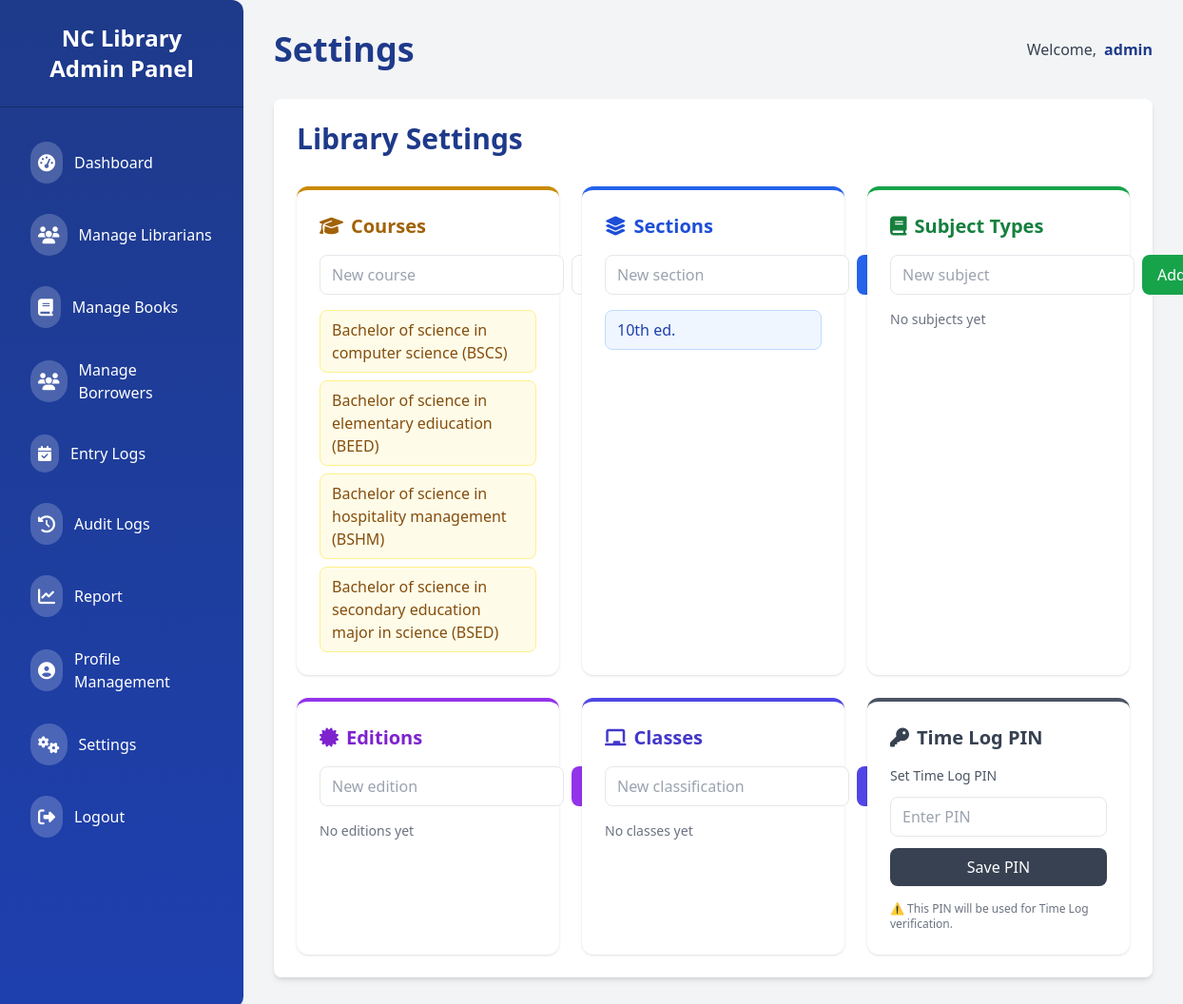
Before: /admin/settings (signed in) with the older database file.
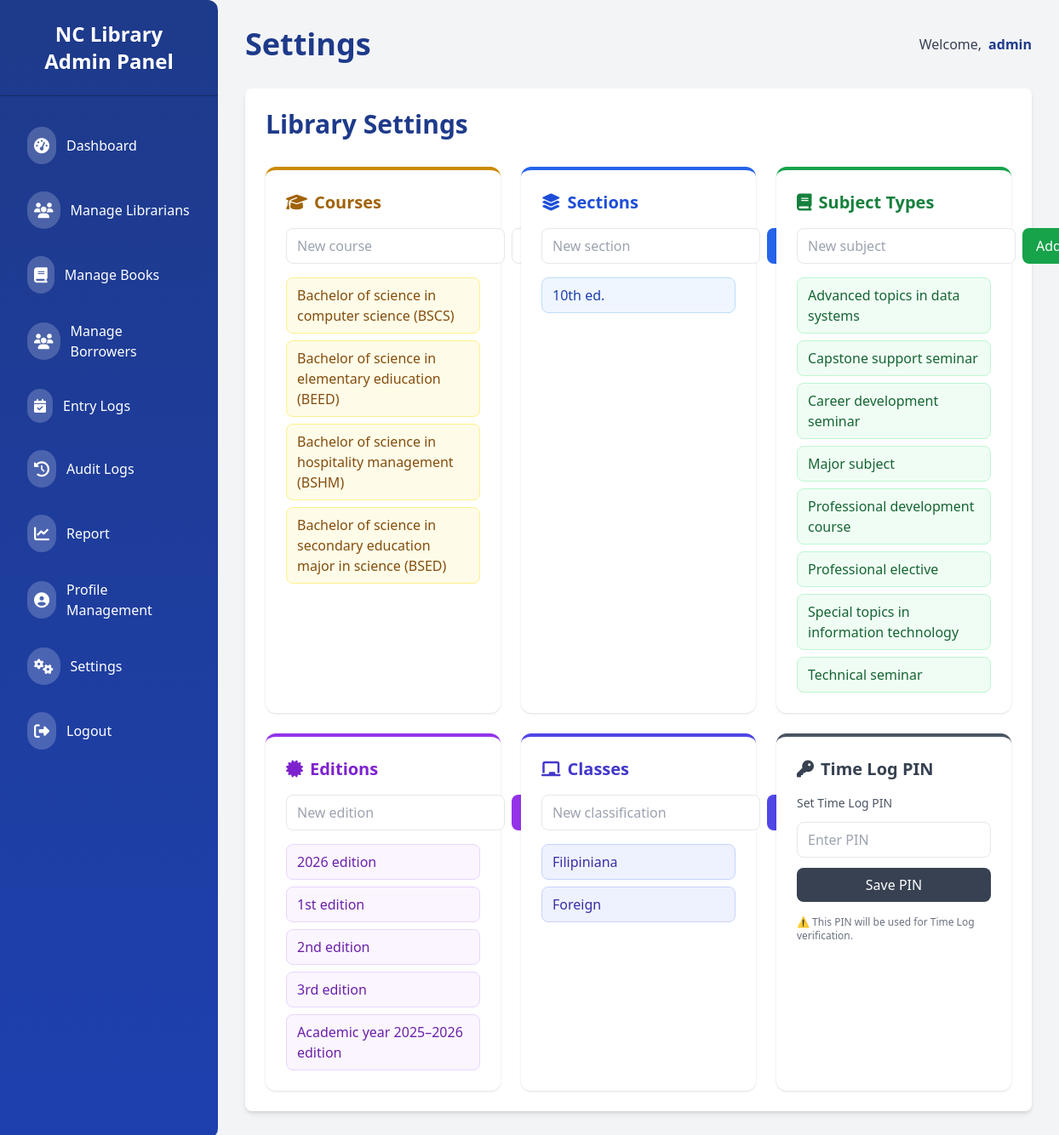
After: the same page with the newer database file.
### app/models/student.py (models this page shows, shortened)
class StudentCourse(db.Model):
    __tablename__ = 'student_course'
    id = db.Column(db.Integer, primary_key=True)
    abbreviation = db.Column(db.String(20), unique=True, nullable=False)
    name = db.Column(db.String(100), unique=True, nullable=False)
    students = db.relationship("Student", back_populates="course")

### app/models/book.py (models this page shows, shortened)
class Section(db.Model):
    id = db.Column(db.Integer, primary_key=True)
    name = db.Column(db.String(100), unique=True, nullable=False)
    books = db.relationship('Book', backref='section', lazy=True)

class SubjectType(db.Model):
    id = db.Column(db.Integer, primary_key=True)
    name = db.Column(db.String(100), unique=True, nullable=False)
    books = db.relationship('Book', backref='subject_type', lazy=True)

class Edition(db.Model):
    id = db.Column(db.Integer, primary_key=True)
    name = db.Column(db.String(100), unique=True, nullable=False)
    books = db.relationship('Book', backref='edition', lazy=True)

class Classification(db.Model):
    id = db.Column(db.Integer, primary_key=True)
    name = db.Column(db.String(100), unique=True, nullable=False)
    books = db.relationship('Book', backref='classification', lazy=True)

### app/routes/admin/settings.py (the view)
@admin_bp.route("/settings")
@role_required("admin")
def settings():
    Sections = Section.query.order_by(Section.name.asc()).all()
    SubjectTypes = SubjectType.query.order_by(SubjectType.name.asc()).all()
    Editions = Edition.query.order_by(Edition.name.asc()).all()
    StudentCourses = StudentCourse.query.order_by(StudentCourse.name.asc()).all()
    Classifications = Classification.query.order_by(Classification.name.asc()).all()
    return render_template("admin/settings.html",
                           sections=Sections,
                           subject_types=SubjectTypes,
                           editions=Editions,
                           student_courses=StudentCourses,
                           classifications=Classifications)

### app/templates/admin/settings.html (shortened to what this page needs)
{% extends "admin/admin_base.html" %}  {% block header %}Settings{% endblock %} {% block content %}
<div class="space-y-8">
  <div class="flex justify-between items-center">
    <h1 class="text-3xl font-bold text-[#1E3A8A]">Library Settings</h1>
  </div>
  <div class="grid grid-cols-1 sm:grid-cols-2 md:grid-cols-3 gap-6">
    <div
      class="bg-white rounded-xl shadow border-t-4 border-yellow-600 p-6 flex flex-col"
    >
      <h2
        class="text-xl font-semibold text-yellow-700 mb-4 flex items-center gap-2"
      >
        <i class="fas fa-graduation-cap"></i> Courses
      </h2>
      <form
        method="POST"
        action="{{ url_for('admin.add_student_course') }}"
        class="flex gap-2 mb-4"
      >
        <input
          type="text"
          name="name"
          placeholder="New course"
          class="flex-1 border rounded-lg px-3 py-2 focus:ring-2 focus:ring-yellow-500"
          required
        />
        <button
          type="submit"
          class="bg-yellow-600 text-white px-4 py-2 rounded-lg hover:bg-yellow-700 transition"
        >
        </button>
      </form>
      <ul class="space-y-2 flex-1">
        {% for course in student_courses %}
        <li
          class="flex justify-between items-center bg-yellow-50 text-yellow-800 px-3 py-2 rounded-lg border border-yellow-200"
        >
          <span class="font-medium"
            >{{ course.name }} ({{ course.abbreviation }})</span
          >
        </li>
        {% else %}
        <p class="text-gray-500 text-sm">No courses yet</p>
        {% endfor %}
      </ul>
    </div>
    <div
      class="bg-white rounded-xl shadow border-t-4 border-blue-600 p-6 flex flex-col"
    >
      <h2
        class="text-xl font-semibold text-blue-700 mb-4 flex items-center gap-2"
      >
        <i class="fas fa-layer-group"></i> Sections
      </h2>
      <form
        method="POST"
        action="{{ url_for('admin.add_section') }}"
        class="flex gap-2 mb-4"
      >
        <input
          type="text"
          name="name"
          placeholder="New section"
          class="flex-1 border rounded-lg px-3 py-2 focus:ring-2 focus:ring-blue-500"
          required
        />
        <button
          type="submit"
          class="bg-blue-600 text-white px-4 py-2 rounded-lg hover:bg-blue-700 transition"
        >
        </button>
      </form>
      <ul class="space-y-2 flex-1">
        {% for section in sections %}
        <li
          class="flex justify-between items-center bg-blue-50 text-blue-800 px-3 py-2 rounded-lg border border-blue-200"
        >
          <span class="font-medium">{{ section.name }}</span>
        </li>
        {% else %}
        <p class="text-gray-500 text-sm">No sections yet</p>
        {% endfor %}
      </ul>
    </div>
    <div
      class="bg-white rounded-xl shadow border-t-4 border-green-600 p-6 flex flex-col"
    >
      <h2
        class="text-xl font-semibold text-green-700 mb-4 flex items-center gap-2"
      >
        <i class="fas fa-book"></i> Subject Types
      </h2>
      <form
        method="POST"
        action="{{ url_for('admin.add_subject_type') }}"
        class="flex gap-2 mb-4"
      >
        <input
          type="text"
          name="name"
          placeholder="New subject"
          class="flex-1 border rounded-lg px-3 py-2 focus:ring-2 focus:ring-green-500"
          required
        />
        <button
          type="submit"
          class="bg-green-600 text-white px-4 py-2 rounded-lg hover:bg-green-700 transition"
        >
          Add
        </button>
      </form>
      <ul class="space-y-2 flex-1">
        {% for subject in subject_types %}
        <li
          class="flex justify-between items-center bg-green-50 text-green-800 px-3 py-2 rounded-lg border border-green-200"
        >
          <span class="font-medium">{{ subject.name }}</span>
        </li>
        {% else %}
        <p class="text-gray-500 text-sm">No subjects yet</p>
        {% endfor %}
      </ul>
    </div>
    <div
      class="bg-white rounded-xl shadow border-t-4 border-purple-600 p-6 flex flex-col"
    >
      <h2
        class="text-xl font-semibold text-purple-700 mb-4 flex items-center gap-2"
      >
        <i class="fas fa-certificate"></i> Editions
      </h2>
      <form
        method="POST"
        action="{{ url_for('admin.add_edition') }}"
        class="flex gap-2 mb-4"
      >
        <input
          type="text"
          name="name"
          placeholder="New edition"
          class="flex-1 border rounded-lg px-3 py-2 focus:ring-2 focus:ring-purple-500"
          required
        />
        <button
          type="submit"
          class="bg-purple-600 text-white px-4 py-2 rounded-lg hover:bg-purple-700 transition"
        >
        </button>
      </form>
      <ul class="space-y-2 flex-1">
        {% for edition in editions %}
        <li
          class="flex justify-between items-center bg-purple-50 text-purple-800 px-3 py-2 rounded-lg border border-purple-200"
        >
          <span class="font-medium">{{ edition.name }}</span>
        </li>
        {% else %}
        <p class="text-gray-500 text-sm">No editions yet</p>
        {% endfor %}
      </ul>
    </div>
    <div
      class="bg-white rounded-xl shadow border-t-4 border-indigo-600 p-6 flex flex-col"
    >
      <h2
        class="text-xl font-semibold text-indigo-700 mb-4 flex items-center gap-2"
      >
        <i class="fas fa-chalkboard"></i> Classes
      </h2>
      <form
        method="POST"
        action="{{ url_for('admin.add_classification') }}"
        class="flex gap-2 mb-4"
      >
        <input
          type="text"
          name="name"
          placeholder="New classification"
          class="flex-1 border rounded-lg px-3 py-2 focus:ring-2 focus:ring-indigo-500"
          required
        />
        <button
          type="submit"
          class="bg-indigo-600 text-white px-4 py-2 rounded-lg transition"
        >
        </button>
      </form>
      <ul class="space-y-2 flex-1">
        {% for classification in classifications %}
        <li
          class="flex justify-between items-center bg-indigo-50 text-indigo-800 px-3 py-2 rounded-lg border border-indigo-200"
        >
          <span class="font-medium">{{ classification.name }}</span>
        </li>
        {% else %}
        <p class="text-gray-500 text-sm">No classes yet</p>
        {% endfor %}
      </ul>
    </div>
    <div
      class="bg-white rounded-xl shadow border-t-4 border-gray-600 p-6 flex flex-col"
    >
      <h2
        class="text-xl font-semibold text-gray-700 mb-4 flex items-center gap-2"
      >
        <i class="fas fa-key"></i> Time Log PIN
      </h2>
      {% if time_log_pin %}
      <form
        method="POST"
        action="{{ url_for('admin.update_time_log_pin') }}"
        class="space-y-3 mb-4"
      >
        <label class="block text-sm text-gray-600">Current PIN</label>
        <input
          type="password"
          value="{{ time_log_pin.pin }}"
          disabled
          class="w-full border rounded-lg px-3 py-2 bg-gray-100"
        />
        <label class="block text-sm text-gray-600">New PIN</label>
        <input
          type="password"
          name="pin"
          placeholder="Enter new PIN"
          maxlength="6"
          pattern="\d*"
          required
          class="w-full border rounded-lg px-3 py-2 focus:ring-2 focus:ring-gray-500"
        />
        <button
          type="submit"
          class="w-full bg-gray-700 text-white px-4 py-2 rounded-lg hover:bg-gray-800 transition"
        >
          Update PIN
        </button>
      </form>
      {% else %}
      <form
        method="POST"
        action="#"
        class="space-y-3 mb-4"
      >
        <label class="block text-sm text-gray-600">Set Time Log PIN</label>
        <input
          type="password"
          name="pin"
          placeholder="Enter PIN"
          maxlength="6"
          pattern="\d*"
          required
          class="w-full border rounded-lg px-3 py-2 focus:ring-2 focus:ring-gray-500"
        />
        <button
          type="submit"
          class="w-full bg-gray-700 text-white px-4 py-2 rounded-lg hover:bg-gray-800 transition"
        >
          Save PIN
        </button>
      </form>
      {% endif %}
      <p class="text-xs text-gray-500">
        ⚠ This PIN will be used for Time Log verification.
      </p>
    </div>
  </div>
</div>
{% endblock %}

### app/templates/admin/admin_base.html (shortened to what this page needs)
<!DOCTYPE html>
<html lang="en">
  <head>
    <script src="https://cdn.tailwindcss.com"></script>
    <link
      href="https://cdnjs.cloudflare.com/ajax/libs/font-awesome/6.4.0/css/all.min.css"
      rel="stylesheet"
    />
  </head>
  <body class="bg-gray-100 flex min-h-screen font-sans">
    <aside
      class="w-64 bg-gradient-to-b from-[#1E3A8A] to-[#1E40AF] text-white flex flex-col shadow-lg rounded-r-xl"
    >
      <div
        class="px-6 py-6 text-center font-extrabold text-2xl border-b border-[#162d5f]"
      >
        NC Library Admin Panel
      </div>
      <nav class="flex-1 px-4 py-6 space-y-2 overflow-y-auto">
        {% set current_route = request.endpoint %}
        <a
          href="{{ url_for('admin.dashboard') }}"
          class="flex items-center gap-3 py-3 px-4 rounded-lg transition-colors duration-300 {% if current_route == 'admin.dashboard' %}bg-[#1E40AF] shadow-md{% else %}hover:bg-[#3B5BA8]{% endif %}"
        >
          <div class="bg-white/20 p-2 rounded-full">
            <i class="fas fa-tachometer-alt text-lg"></i>
          </div>
          <span class="font-medium">Dashboard</span>
        </a>
        <a
          href="{{ url_for('admin.manage_librarians') }}"
          class="flex items-center gap-3 py-3 px-4 rounded-lg transition-colors duration-300 {% if current_route == 'admin.manage_librarians' %}bg-[#1E40AF] shadow-md{% else %}hover:bg-[#3B5BA8]{% endif %}"
        >
          <div class="bg-white/20 p-2 rounded-full">
            <i class="fas fa-users text-lg"></i>
          </div>
          <span class="font-medium">Manage Librarians</span>
        </a>
        <a
          href="{{ url_for('admin.list_books') }}"
          class="flex items-center gap-3 py-3 px-4 rounded-lg transition-colors duration-300 {% if current_route == 'admin.list_books' %}bg-[#1E40AF] shadow-md{% else %}hover:bg-[#3B5BA8]{% endif %}"
        >
          <div class="bg-white/20 p-2 rounded-full">
            <i class="fas fa-book text-lg"></i>
          </div>
          <span class="font-medium">Manage Books</span>
        </a>
        <a
          href="{{ url_for('admin.manage_borrowers') }}"
          class="flex items-center gap-3 py-3 px-4 rounded-lg transition-colors duration-300 hover:bg-[#3B5BA8]"
        >
          <div class="bg-white/20 p-2 rounded-full">
            <i class="fas fa-users text-lg"></i>
          </div>
          <span class="font-medium">Manage Borrowers</span>
        </a>
        <a
          href="{{ url_for('admin.view_logs') }}"
          class="flex items-center gap-3 py-3 px-4 rounded-lg transition-colors duration-300 hover:bg-[#3B5BA8]"
        >
          <div class="bg-white/20 p-2 rounded-full">
            <i class="fas fa-calendar-check"></i>
          </div>
          <span class="font-medium">Entry Logs</span>
        </a>
        <a
          href="{{ url_for('admin.audit_logs') }}"
          class="flex items-center gap-3 py-3 px-4 rounded-lg transition-colors duration-300 hover:bg-[#3B5BA8]"
        >
          <div class="bg-white/20 p-2 rounded-full">
            <i class="fas fa-history text-lg"></i>
          </div>
          <span class="font-medium">Audit Logs</span>
        </a>
        <a
          href="#"
          class="flex items-center gap-3 py-3 px-4 rounded-lg transition-colors duration-300 {% if current_route == 'admin.books_report' %}bg-[#1E40AF] shadow-md{% else %}hover:bg-[#3B5BA8]{% endif %}"
        >
          <div class="bg-white/20 p-2 rounded-full">
            <i class="fas fa-chart-line text-lg"></i>
          </div>
          <span class="font-medium"> Report</span>
        </a>
        <a
          href="#"
          class="flex items-center gap-3 py-3 px-4 rounded-lg transition-colors duration-300 hover:bg-[#3B5BA8]"
        >
          <div class="bg-white/20 p-2 rounded-full">
            <i class="fa-solid fa-circle-user text-lg"></i>
          </div>
          <span class="font-medium">Profile Management</span>
        </a>
        <a
          href="{{ url_for('admin.settings') }}"
          class="flex items-center gap-3 py-3 px-4 rounded-lg transition-colors duration-300 hover:bg-[#3B5BA8]"
        >
          <div class="bg-white/20 p-2 rounded-full">
            <i class="fas fa-cogs text-lg"></i>
          </div>
          <span class="font-medium">Settings</span>
        </a>
        <a
          href="{{ url_for('auth.logout') }}"
          class="flex items-center gap-3 py-3 px-4 rounded-lg transition-colors duration-300 hover:bg-[#F43F5E]"
        >
          <div class="bg-white/20 p-2 rounded-full">
            <i class="fas fa-sign-out-alt text-lg"></i>
          </div>
          <span class="font-medium">Logout</span>
        </a>
      </nav>
    </aside>
    <main class="flex-1 p-8 bg-gray-100">
      <div
        class="flex flex-col sm:flex-row justify-between items-start sm:items-center mb-8 gap-4"
      >
        <h1 class="text-4xl font-extrabold text-[#1E3A8A]">
          {% block header %}Dashboard{% endblock %}
        </h1>
        <div class="flex items-center gap-2">
          <p class="text-gray-700 font-medium">Welcome,</p>
          <span class="font-bold text-[#1E3A8A]">{{ session.username }}</span>
        </div>
      </div>
      <div class="bg-white shadow-md rounded-lg p-6">
        {% block content %}{% endblock %}
      </div>
    </main>
  </body>
</html>

Changed rows visible on the page:
added SubjectType: name "Advanced topics in data systems"
added SubjectType: name "Capstone support seminar"
added SubjectType: name "Career development seminar"
added SubjectType: name "Major subject"
added SubjectType: name "Professional development course"
added SubjectType: name "Professional elective"
added SubjectType: name "Special topics in information technology"
added SubjectType: name "Technical seminar"
added Edition: name "2026 edition"
added Edition: name "1st edition"
added Edition: name "2nd edition"
added Edition: name "3rd edition"
added Edition: name "Academic year 2025–2026 edition"
added Classification: name "Filipiniana"
added Classification: name "Foreign"
Other visible differences:
text no longer shown: "No subjects yet No editions yet No classes yet"
